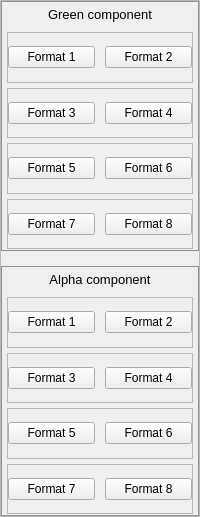
                   <widget class="QFrame" name="frame_20">
                    <property name="minimumSize">
                     <size>
                      <width>0</width>
                      <height>500</height>
                     </size>
                    </property>
                    <property name="frameShape">
                     <enum>QFrame::StyledPanel</enum>
                    </property>
                    <property name="frameShadow">
                     <enum>QFrame::Raised</enum>
                    </property>
                    <layout class="QVBoxLayout" name="verticalLayout_8">
                     <property name="spacing">
                      <number>15</number>
                     </property>
                     <property name="leftMargin">
                      <number>0</number>
                     </property>
                     <property name="topMargin">
                      <number>0</number>
                     </property>
                     <property name="rightMargin">
                      <number>0</number>
                     </property>
                     <property name="bottomMargin">
                      <number>0</number>
                     </property>
                     <item>
                      <widget class="QFrame" name="frame_11">
                       <property name="minimumSize">
                        <size>
                         <width>0</width>
                         <height>250</height>
                        </size>
                       </property>
                       <property name="styleSheet">
                        <string notr="true">#frame_11 {border: 1px solid rgb(145, 145, 145)}</string>
                       </property>
                       <property name="frameShape">
                        <enum>QFrame::StyledPanel</enum>
                       </property>
                       <property name="frameShadow">
                        <enum>QFrame::Raised</enum>
                       </property>
                       <layout class="QVBoxLayout" name="verticalLayout_4">
                        <property name="spacing">
                         <number>5</number>
                        </property>
                        <property name="leftMargin">
                         <number>5</number>
                        </property>
                        <property name="topMargin">
                         <number>0</number>
                        </property>
                        <property name="rightMargin">
                         <number>5</number>
                        </property>
                        <property name="bottomMargin">
                         <number>1</number>
                        </property>
                        <item>
                         <widget class="QLabel" name="label_3">
                          <property name="maximumSize">
                           <size>
                            <width>16777215</width>
                            <height>25</height>
                           </size>
                          </property>
                          <property name="font">
                           <font>
                            <family>Segoe UI</family>
                            <pointsize>10</pointsize>
                           </font>
                          </property>
                          <property name="text">
                           <string>Green component</string>
                          </property>
                          <property name="alignment">
                           <set>Qt::AlignCenter</set>
                          </property>
                         </widget>
                        </item>
                        <item>
                         <widget class="QFrame" name="frame_12">
                          <property name="frameShape">
                           <enum>QFrame::StyledPanel</enum>
                          </property>
                          <property name="frameShadow">
                           <enum>QFrame::Raised</enum>
                          </property>
                          <layout class="QHBoxLayout" name="horizontalLayout_7">
                           <property name="spacing">
                            <number>10</number>
                           </property>
                           <property name="leftMargin">
                            <number>0</number>
                           </property>
                           <property name="topMargin">
                            <number>0</number>
                           </property>
                           <property name="rightMargin">
                            <number>0</number>
                           </property>
                           <property name="bottomMargin">
                            <number>0</number>
                           </property>
                           <item>
                            <widget class="QPushButton" name="green_format_1">
                             <property name="text">
                              <string>Format 1</string>
                             </property>
                            </widget>
                           </item>
                           <item>
                            <widget class="QPushButton" name="green_format_2">
                             <property name="text">
                              <string>Format 2</string>
                             </property>
                            </widget>
                           </item>
                          </layout>
                         </widget>
                        </item>
                        <item>
                         <widget class="QFrame" name="frame_13">
                          <property name="frameShape">
                           <enum>QFrame::StyledPanel</enum>
                          </property>
                          <property name="frameShadow">
                           <enum>QFrame::Raised</enum>
                          </property>
                          <layout class="QHBoxLayout" name="horizontalLayout_8">
                           <property name="spacing">
                            <number>10</number>
                           </property>
                           <property name="leftMargin">
                            <number>0</number>
                           </property>
                           <property name="topMargin">
                            <number>0</number>
                           </property>
                           <property name="rightMargin">
                            <number>0</number>
                           </property>
                           <property name="bottomMargin">
                            <number>0</number>
                           </property>
                           <item>
                            <widget class="QPushButton" name="green_format_3">
                             <property name="text">
                              <string>Format 3</string>
                             </property>
                            </widget>
                           </item>
                           <item>
                            <widget class="QPushButton" name="green_format_4">
                             <property name="text">
                              <string>Format 4</string>
                             </property>
                            </widget>
                           </item>
                          </layout>
                         </widget>
                        </item>
                        <item>
                         <widget class="QFrame" name="frame_14">
                          <property name="frameShape">
                           <enum>QFrame::StyledPanel</enum>
                          </property>
                          <property name="frameShadow">
                           <enum>QFrame::Raised</enum>
                          </property>
                          <layout class="QHBoxLayout" name="horizontalLayout_9">
                           <property name="spacing">
                            <number>10</number>
                           </property>
                           <property name="leftMargin">
                            <number>0</number>
                           </property>
                           <property name="topMargin">
                            <number>0</number>
                           </property>
                           <property name="rightMargin">
                            <number>0</number>
                           </property>
                           <property name="bottomMargin">
                            <number>0</number>
                           </property>
                           <item>
                            <widget class="QPushButton" name="green_format_5">
                             <property name="text">
                              <string>Format 5</string>
                             </property>
                            </widget>
                           </item>
                           <item>
                            <widget class="QPushButton" name="green_format_6">
                             <property name="text">
                              <string>Format 6</string>
                             </property>
                            </widget>
                           </item>
                          </layout>
                         </widget>
                        </item>
                        <item>
                         <widget class="QFrame" name="frame_15">
                          <property name="frameShape">
                           <enum>QFrame::StyledPanel</enum>
                          </property>
                          <property name="frameShadow">
                           <enum>QFrame::Raised</enum>
                          </property>
                          <layout class="QHBoxLayout" name="horizontalLayout_10">
                           <property name="spacing">
                            <number>10</number>
                           </property>
                           <property name="leftMargin">
                            <number>0</number>
                           </property>
                           <property name="topMargin">
                            <number>0</number>
                           </property>
                           <property name="rightMargin">
                            <number>0</number>
                           </property>
                           <property name="bottomMargin">
                            <number>0</number>
                           </property>
                           <item>
                            <widget class="QPushButton" name="green_format_7">
                             <property name="text">
                              <string>Format 7</string>
                             </property>
                            </widget>
                           </item>
                           <item>
                            <widget class="QPushButton" name="green_format_8">
                             <property name="text">
                              <string>Format 8</string>
                             </property>
                            </widget>
                           </item>
                          </layout>
                         </widget>
                        </item>
                       </layout>
                      </widget>
                     </item>
                     <item>
                      <widget class="QFrame" name="frame_25">
                       <property name="minimumSize">
                        <size>
                         <width>0</width>
                         <height>250</height>
                        </size>
                       </property>
                       <property name="styleSheet">
                        <string notr="true">#frame_25 {border: 1px solid rgb(145, 145, 145)}</string>
                       </property>
                       <property name="frameShape">
                        <enum>QFrame::StyledPanel</enum>
                       </property>
                       <property name="frameShadow">
                        <enum>QFrame::Raised</enum>
                       </property>
                       <layout class="QVBoxLayout" name="verticalLayout_7">
                        <property name="spacing">
                         <number>5</number>
                        </property>
                        <property name="leftMargin">
                         <number>5</number>
                        </property>
                        <property name="topMargin">
                         <number>0</number>
                        </property>
                        <property name="rightMargin">
                         <number>5</number>
                        </property>
                        <property name="bottomMargin">
                         <number>1</number>
                        </property>
                        <item>
                         <widget class="QLabel" name="label_6">
                          <property name="maximumSize">
                           <size>
                            <width>16777215</width>
                            <height>25</height>
                           </size>
                          </property>
                          <property name="font">
                           <font>
                            <family>Segoe UI</family>
                            <pointsize>10</pointsize>
                           </font>
                          </property>
                          <property name="text">
                           <string>Alpha component</string>
                          </property>
                          <property name="alignment">
                           <set>Qt::AlignCenter</set>
                          </property>
                         </widget>
                        </item>
                        <item>
                         <widget class="QFrame" name="frame_26">
                          <property name="frameShape">
                           <enum>QFrame::StyledPanel</enum>
                          </property>
                          <property name="frameShadow">
                           <enum>QFrame::Raised</enum>
                          </property>
                          <layout class="QHBoxLayout" name="horizontalLayout_19">
                           <property name="spacing">
                            <number>10</number>
                           </property>
                           <property name="leftMargin">
                            <number>0</number>
                           </property>
                           <property name="topMargin">
                            <number>0</number>
                           </property>
                           <property name="rightMargin">
                            <number>0</number>
                           </property>
                           <property name="bottomMargin">
                            <number>0</number>
                           </property>
                           <item>
                            <widget class="QPushButton" name="alpha_format_1">
                             <property name="text">
                              <string>Format 1</string>
                             </property>
                            </widget>
                           </item>
                           <item>
                            <widget class="QPushButton" name="alpha_format_2">
                             <property name="text">
                              <string>Format 2</string>
                             </property>
                            </widget>
                           </item>
                          </layout>
                         </widget>
                        </item>
                        <item>
                         <widget class="QFrame" name="frame_27">
                          <property name="frameShape">
                           <enum>QFrame::StyledPanel</enum>
                          </property>
                          <property name="frameShadow">
                           <enum>QFrame::Raised</enum>
                          </property>
                          <layout class="QHBoxLayout" name="horizontalLayout_20">
                           <property name="spacing">
                            <number>10</number>
                           </property>
                           <property name="leftMargin">
                            <number>0</number>
                           </property>
                           <property name="topMargin">
                            <number>0</number>
                           </property>
                           <property name="rightMargin">
                            <number>0</number>
                           </property>
                           <property name="bottomMargin">
                            <number>0</number>
                           </property>
                           <item>
                            <widget class="QPushButton" name="alpha_format_3">
                             <property name="text">
                              <string>Format 3</string>
                             </property>
                            </widget>
                           </item>
                           <item>
                            <widget class="QPushButton" name="alpha_format_4">
                             <property name="text">
                              <string>Format 4</string>
                             </property>
                            </widget>
                           </item>
                          </layout>
                         </widget>
                        </item>
                        <item>
                         <widget class="QFrame" name="frame_28">
                          <property name="frameShape">
                           <enum>QFrame::StyledPanel</enum>
                          </property>
                          <property name="frameShadow">
                           <enum>QFrame::Raised</enum>
                          </property>
                          <layout class="QHBoxLayout" name="horizontalLayout_21">
                           <property name="spacing">
                            <number>10</number>
                           </property>
                           <property name="leftMargin">
                            <number>0</number>
                           </property>
                           <property name="topMargin">
                            <number>0</number>
                           </property>
                           <property name="rightMargin">
                            <number>0</number>
                           </property>
                           <property name="bottomMargin">
                            <number>0</number>
                           </property>
                           <item>
                            <widget class="QPushButton" name="alpha_format_5">
                             <property name="text">
                              <string>Format 5</string>
                             </property>
                            </widget>
                           </item>
                           <item>
                            <widget class="QPushButton" name="alpha_format_6">
                             <property name="text">
                              <string>Format 6</string>
                             </property>
                            </widget>
                           </item>
                          </layout>
                         </widget>
                        </item>
                        <item>
                         <widget class="QFrame" name="frame_29">
                          <property name="frameShape">
                           <enum>QFrame::StyledPanel</enum>
                          </property>
                          <property name="frameShadow">
                           <enum>QFrame::Raised</enum>
                          </property>
                          <layout class="QHBoxLayout" name="horizontalLayout_22">
                           <property name="spacing">
                            <number>10</number>
                           </property>
                           <property name="leftMargin">
                            <number>0</number>
                           </property>
                           <property name="topMargin">
                            <number>0</number>
                           </property>
                           <property name="rightMargin">
                            <number>0</number>
                           </property>
                           <property name="bottomMargin">
                            <number>0</number>
                           </property>
                           <item>
                            <widget class="QPushButton" name="alpha_format_7">
                             <property name="text">
                              <string>Format 7</string>
                             </property>
                            </widget>
                           </item>
                           <item>
                            <widget class="QPushButton" name="alpha_format_8">
                             <property name="text">
                              <string>Format 8</string>
                             </property>
                            </widget>
                           </item>
                          </layout>
                         </widget>
                        </item>
                       </layout>
                      </widget>
                     </item>
                    </layout>
                   </widget>
